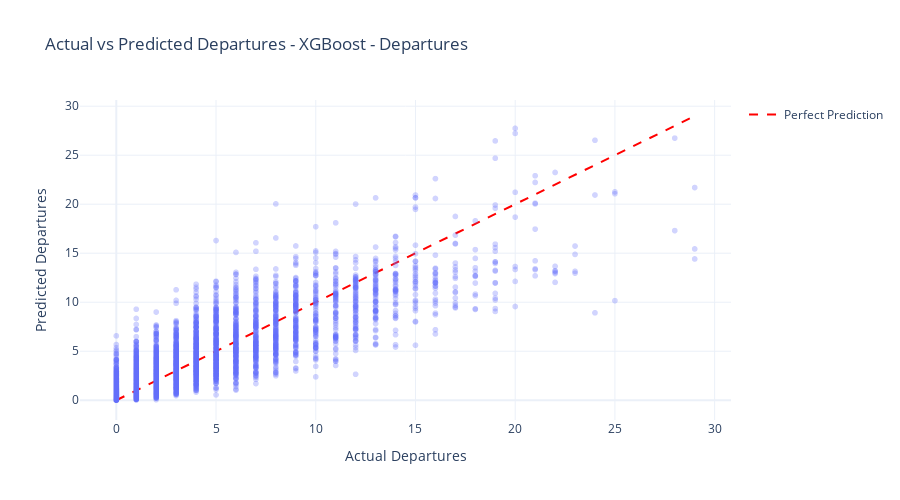

Here is the notebook cell this chart was saved with:
### Markdown cell above
print("✓ End of notebook")

### Code cell
# Scatter plot of actual vs predicted departures
fig = px.scatter(
	x=test_data['actual_departures'],
	y=test_data['predicted_departures'],
	opacity=0.3,
	labels={'x': 'Actual Departures', 'y': 'Predicted Departures'},
	title=f'Actual vs Predicted Departures - {best_model_name}',
	template='plotly_white'
)

# Add perfect prediction line
max_val = max(test_data['actual_departures'].max(), test_data['predicted_departures'].max())
fig.add_trace(go.Scatter(
	x=[0, max_val],
	y=[0, max_val],
	mode='lines',
	name='Perfect Prediction',
	line=dict(color='red', dash='dash')
))

fig.update_layout(height=500)
fig.show()

print(f"\nScatter plot shows how well predictions match actual departures")
print(f"Points closer to the red line = better predictions")

### Figure 1 — Plotly figure (JSON) as saved in the notebook; plotly's stock layout.template omitted (floating-point values rounded to 4 significant figures; data arrays with more than 128 entries replaced by an {"elided": "..."} marker saying what was removed)
{"data": [{"hovertemplate": "Actual Departures=%{x}<br>Predicted Departures=%{y}<extra></extra>", "legendgroup": "", "marker": {"color": "#636efa", "opacity": 0.3, "symbol": "circle"}, "mode": "markers", "name": "", "showlegend": false, "type": "scattergl", "x": {"elided": "4291 int values"}, "xaxis": "x", "y": {"elided": "4291 float values"}, "yaxis": "y"}, {"line": {"color": "red", "dash": "dash"}, "mode": "lines", "name": "Perfect Prediction", "type": "scatter", "x": [0, 29], "y": [0, 29]}], "layout": {"height": 500, "legend": {"tracegroupgap": 0}, "title": {"text": "Actual vs Predicted Departures - XGBoost - Departures"}, "xaxis": {"anchor": "y", "domain": [0, 1], "title": {"text": "Actual Departures"}}, "yaxis": {"anchor": "x", "domain": [0, 1], "title": {"text": "Predicted Departures"}}}}
